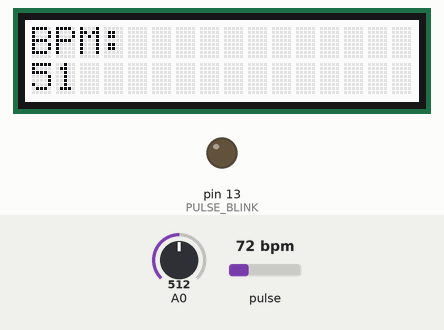
The sketch below on a simulated Arduino Leonardo, built with avr-gcc and run on an emulated ATmega32U4. Parts: 16×2 character LCD, output pins drawn as LEDs (lit = HIGH). Dashed ring = blinking. The inputs (shaded band) are chosen by the test bench; at power-on: A0 = 512, pulse 72 bpm.

Above: at 1.2 s.
1.3 s: A0 set to 560
At 1.88 s:
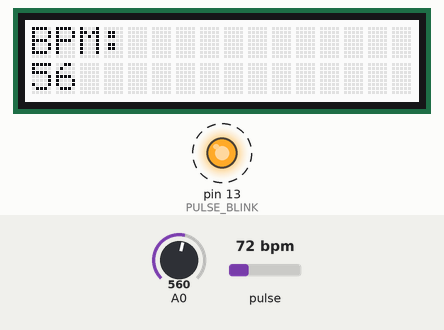
3.2 s: pulse set to 42 bpm
5.6 s: A0 set to 540
At 6.7 s:
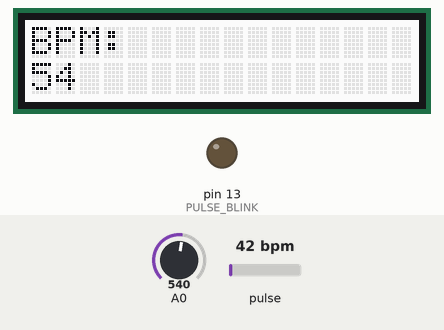
7.2 s: pulse set to 130 bpm
8.7 s: A0 set to 716
At 9.2 s:
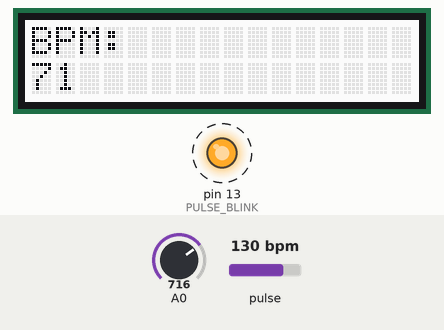
Timing chart, 0 to 11.2 s (numbered marks = the images above; inputs shaded):
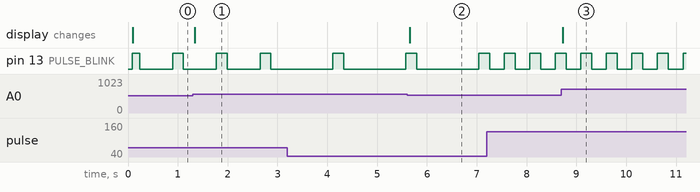

The sketch:

ProjectCode10.ino
```cpp
#define USE_ARDUINO_INTERRUPTS false
#include <PulseSensorPlayground.h>
#include <Wire.h>
#include "rgb_lcd.h"
//#include <SPI.h>
//#include <WiFiNINA.h>
//#include "ThingSpeak.h" // always include thingspeak header file after other header files and custom macros

//char ssid[] = "VM0372824";    //  your network SSID (name)
//char pass[] = "vsQkspmyvbDfxr3y";   // your network password
//int keyIndex = 0;            // your network key Index number (needed only for WEP)
//WiFiClient  client;

//unsigned long myChannelNumber = 2399796;
//const char * myWriteAPIKey = "YBZ1PLLXHF58WQEP";

//const int updateThingSpeakInterval = 20 * 1000; // 20 second interval at which to update ThingSpeak

const int OUTPUT_TYPE = SERIAL_PLOTTER;
const int PULSE_INPUT = A0;
const int PULSE_BLINK = LED_BUILTIN;
const int PULSE_FADE = 5;
const int THRESHOLD = 550;
byte samplesUntilReport;
const byte SAMPLES_PER_SERIAL_SAMPLE = 10;

PulseSensorPlayground pulseSensor;
rgb_lcd lcd;

void setup() {
  Serial.begin(115200);
 //while (!Serial) {
   // ; // wait for serial port to connect. Needed for Leonardo native USB port only
  // check for the WiFi module:
 // if (WiFi.status() == WL_NO_MODULE) {
  //  Serial.println("Communication with WiFi module failed!");
    // don't continue
    //while (true);
  //}
//   String fv = WiFi.firmwareVersion();
  //if (fv != "1.0.0") {
    //Serial.println("Please upgrade the firmware");
  //}
  //ThingSpeak.begin(client);  //Initialize ThingSpeak

  // Configure the PulseSensor manager.
  pulseSensor.analogInput(PULSE_INPUT);
  pulseSensor.blinkOnPulse(PULSE_BLINK);
  pulseSensor.fadeOnPulse(PULSE_FADE);
  pulseSensor.setSerial(Serial);
  pulseSensor.setOutputType(OUTPUT_TYPE);
  pulseSensor.setThreshold(THRESHOLD);
  // Skip the first SAMPLES_PER_SERIAL_SAMPLE in the loop().
  samplesUntilReport = SAMPLES_PER_SERIAL_SAMPLE;
  // reading for the PulseSensor signal.
  if (!pulseSensor.begin()) {
    for(;;) {
      // Flash the led to show things didn't work.
      digitalWrite(PULSE_BLINK, LOW);
      delay(50); Serial.println('!');
      digitalWrite(PULSE_BLINK, HIGH);
      delay(50);
    }
  }
  lcd.begin(16, 2);
    // Print a message to the LCD.
    lcd.print("BPM: ");
}
void loop() {
  // Connect or reconnect to WiFi
//  if(WiFi.status() != WL_CONNECTED){
  //  Serial.print("Attempting to connect to SSID: ");
    //Serial.println("VM0372824");
    //while(WiFi.status() != WL_CONNECTED){
      //WiFi.begin(ssid, pass); // Connect to WPA/WPA2 network. Change this line if using open or WEP network
      //Serial.print(".");
    //}
    //Serial.println("\nConnected.");
  if(pulseSensor.sawNewSample()) {
    if (--samplesUntilReport == (byte) 0) {
      samplesUntilReport = SAMPLES_PER_SERIAL_SAMPLE;

      pulseSensor.outputSample();

      if (pulseSensor.sawStartOfBeat()) {
        pulseSensor.outputBeat();
      }
      // set the cursor to column 0, line 1
    // (note: line 1 is the second row, since counting begins with 0):
    lcd.setCursor(0, 1);
    // print the number of bpm:
    lcd.print(analogRead(0)/10);

    // Write to ThingSpeak. There are up to 8 fields in a channel, allowing you to store up to 8 different
  // pieces of information in a channel.  Here, we write to field 1.
  //int x = ThingSpeak.writeField(myChannelNumber, 0, "BPM", myWriteAPIKey);
  //if(x == 200){
    //Serial.println("Channel update successful.");
 // }
  //else{
   // Serial.println("Problem updating channel. HTTP error code " + String(x));
 // }
    delay(50);
    }
  }
}
```

Measured:
- after the input at 1.3 s, the display: changes at once (image 1)
- after the input at 5.6 s, the display: changes after 0.05 s (image 2)
- after the input at 8.7 s, the display: changes at once (image 3)
- by itself, pin 13 (PULSE_BLINK): alternates HIGH for 0.22 s and LOW for 0.29 s
